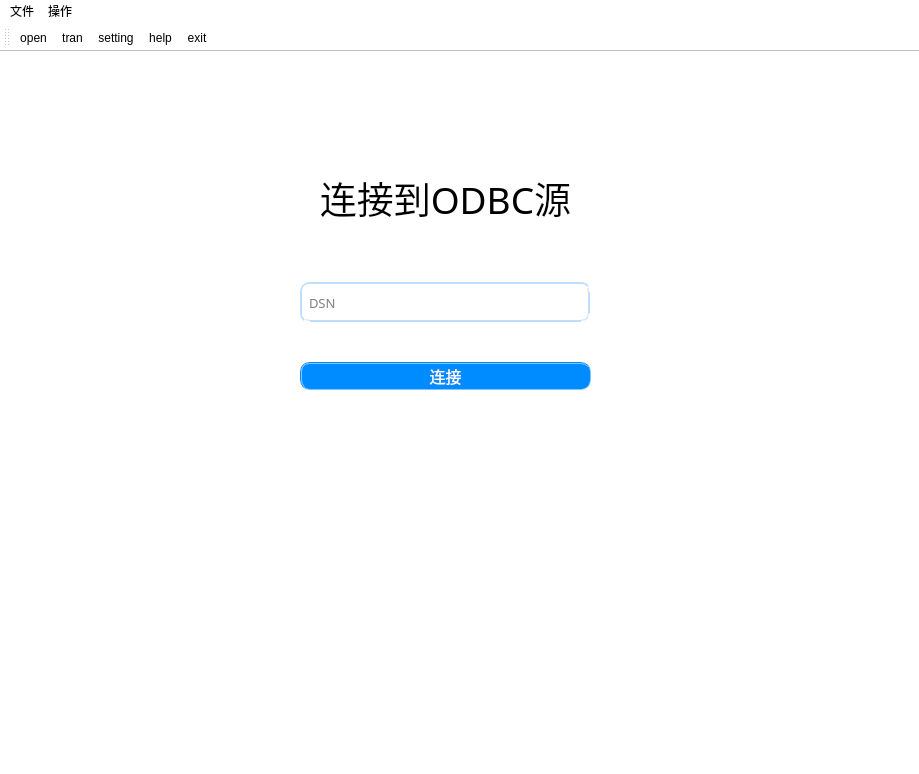
<?xml version="1.0" encoding="UTF-8"?>
<ui version="4.0">
 <class>SHPClass</class>
 <widget class="QMainWindow" name="SHPClass">
  <property name="geometry">
   <rect>
    <x>0</x>
    <y>0</y>
    <width>919</width>
    <height>774</height>
   </rect>
  </property>
  <property name="windowTitle">
   <string>SHP</string>
  </property>
  <property name="styleSheet">
   <string notr="true">background:#FFF;</string>
  </property>
  <widget class="QWidget" name="centralWidget">
   <widget class="QStackedWidget" name="stackedWidget">
    <property name="geometry">
     <rect>
      <x>0</x>
      <y>0</y>
      <width>911</width>
      <height>671</height>
     </rect>
    </property>
    <widget class="QWidget" name="page_2">
     <widget class="QLabel" name="label_2">
      <property name="geometry">
       <rect>
        <x>240</x>
        <y>100</y>
        <width>411</width>
        <height>91</height>
       </rect>
      </property>
      <property name="font">
       <font>
        <family>微软雅黑</family>
        <pointsize>28</pointsize>
       </font>
      </property>
      <property name="styleSheet">
       <string notr="true"/>
      </property>
      <property name="text">
       <string>连接到ODBC源</string>
      </property>
      <property name="alignment">
       <set>Qt::AlignCenter</set>
      </property>
     </widget>
     <widget class="QLineEdit" name="lineEdit_2">
      <property name="geometry">
       <rect>
        <x>300</x>
        <y>230</y>
        <width>291</width>
        <height>41</height>
       </rect>
      </property>
      <property name="font">
       <font>
        <family>微软雅黑</family>
        <pointsize>10</pointsize>
       </font>
      </property>
      <property name="toolTip">
       <string/>
      </property>
      <property name="styleSheet">
       <string notr="true">border:3px groove #bfdeff;border-radius:10px;padding:2px 4px;</string>
      </property>
      <property name="text">
       <string/>
      </property>
      <property name="placeholderText">
       <string>DSN</string>
      </property>
     </widget>
     <widget class="QPushButton" name="pushButton">
      <property name="geometry">
       <rect>
        <x>300</x>
        <y>310</y>
        <width>291</width>
        <height>28</height>
       </rect>
      </property>
      <property name="font">
       <font>
        <family>微软雅黑</family>
        <pointsize>12</pointsize>
       </font>
      </property>
      <property name="styleSheet">
       <string notr="true">border:2px groove #008bff;border-radius:10px;padding:2px 4px;color:#fff;background:#008bff;</string>
      </property>
      <property name="text">
       <string>连接</string>
      </property>
     </widget>
    </widget>
    <widget class="QWidget" name="page">
     <widget class="QLabel" name="labe_name">
      <property name="geometry">
       <rect>
        <x>360</x>
        <y>20</y>
        <width>351</width>
        <height>31</height>
       </rect>
      </property>
      <property name="font">
       <font>
        <family>微软雅黑</family>
        <pointsize>10</pointsize>
       </font>
      </property>
      <property name="text">
       <string>name</string>
      </property>
      <property name="alignment">
       <set>Qt::AlignCenter</set>
      </property>
     </widget>
     <widget class="QLabel" name="label_path">
      <property name="geometry">
       <rect>
        <x>360</x>
        <y>91</y>
        <width>351</width>
        <height>31</height>
       </rect>
      </property>
      <property name="font">
       <font>
        <family>微软雅黑</family>
        <pointsize>10</pointsize>
       </font>
      </property>
      <property name="text">
       <string>path</string>
      </property>
      <property name="alignment">
       <set>Qt::AlignCenter</set>
      </property>
     </widget>
     <widget class="QLabel" name="label_type">
      <property name="geometry">
       <rect>
        <x>360</x>
        <y>162</y>
        <width>351</width>
        <height>31</height>
       </rect>
      </property>
      <property name="font">
       <font>
        <family>微软雅黑</family>
        <pointsize>10</pointsize>
       </font>
      </property>
      <property name="styleSheet">
       <string notr="true">color:green;</string>
      </property>
      <property name="text">
       <string>type</string>
      </property>
      <property name="alignment">
       <set>Qt::AlignCenter</set>
      </property>
     </widget>
     <widget class="QLabel" name="label_num">
      <property name="geometry">
       <rect>
        <x>360</x>
        <y>231</y>
        <width>351</width>
        <height>31</height>
       </rect>
      </property>
      <property name="font">
       <font>
        <family>微软雅黑</family>
        <pointsize>10</pointsize>
       </font>
      </property>
      <property name="text">
       <string>num</string>
      </property>
      <property name="alignment">
       <set>Qt::AlignCenter</set>
      </property>
     </widget>
     <widget class="QLabel" name="label">
      <property name="geometry">
       <rect>
        <x>110</x>
        <y>450</y>
        <width>341</width>
        <height>31</height>
       </rect>
      </property>
      <property name="font">
       <font>
        <family>微软雅黑</family>
        <pointsize>14</pointsize>
       </font>
      </property>
      <property name="styleSheet">
       <string notr="true">color:gray;
</string>
      </property>
      <property name="text">
       <string>dbf字段类型：</string>
      </property>
     </widget>
     <widget class="QTableView" name="tableView">
      <property name="geometry">
       <rect>
        <x>110</x>
        <y>500</y>
        <width>731</width>
        <height>151</height>
       </rect>
      </property>
      <property name="styleSheet">
       <string notr="true"/>
      </property>
     </widget>
     <widget class="QLineEdit" name="lineEdit">
      <property name="geometry">
       <rect>
        <x>360</x>
        <y>302</y>
        <width>351</width>
        <height>41</height>
       </rect>
      </property>
      <property name="font">
       <font>
        <family>微软雅黑</family>
        <pointsize>10</pointsize>
       </font>
      </property>
      <property name="styleSheet">
       <string notr="true">border:3px groove #bfdeff;border-radius:10px;padding:2px 4px;</string>
      </property>
     </widget>
     <widget class="QLabel" name="label_3">
      <property name="geometry">
       <rect>
        <x>230</x>
        <y>20</y>
        <width>101</width>
        <height>31</height>
       </rect>
      </property>
      <property name="font">
       <font>
        <family>微软雅黑</family>
        <pointsize>12</pointsize>
       </font>
      </property>
      <property name="styleSheet">
       <string notr="true">color:gray;</string>
      </property>
      <property name="text">
       <string>文件名：</string>
      </property>
     </widget>
     <widget class="QLabel" name="label_4">
      <property name="geometry">
       <rect>
        <x>230</x>
        <y>91</y>
        <width>101</width>
        <height>31</height>
       </rect>
      </property>
      <property name="font">
       <font>
        <family>微软雅黑</family>
        <pointsize>12</pointsize>
       </font>
      </property>
      <property name="styleSheet">
       <string notr="true">color:gray;</string>
      </property>
      <property name="text">
       <string>文件路径：</string>
      </property>
     </widget>
     <widget class="QLabel" name="label_5">
      <property name="geometry">
       <rect>
        <x>230</x>
        <y>162</y>
        <width>101</width>
        <height>31</height>
       </rect>
      </property>
      <property name="font">
       <font>
        <family>微软雅黑</family>
        <pointsize>12</pointsize>
       </font>
      </property>
      <property name="styleSheet">
       <string notr="true">color:gray;</string>
      </property>
      <property name="text">
       <string>目标类型：</string>
      </property>
     </widget>
     <widget class="QLabel" name="label_6">
      <property name="geometry">
       <rect>
        <x>230</x>
        <y>231</y>
        <width>111</width>
        <height>31</height>
       </rect>
      </property>
      <property name="font">
       <font>
        <family>微软雅黑</family>
        <pointsize>12</pointsize>
       </font>
      </property>
      <property name="styleSheet">
       <string notr="true">color:gray;</string>
      </property>
      <property name="text">
       <string>纪录项数目：</string>
      </property>
     </widget>
     <widget class="QLabel" name="label_7">
      <property name="geometry">
       <rect>
        <x>230</x>
        <y>302</y>
        <width>101</width>
        <height>31</height>
       </rect>
      </property>
      <property name="font">
       <font>
        <family>微软雅黑</family>
        <pointsize>12</pointsize>
       </font>
      </property>
      <property name="styleSheet">
       <string notr="true">color:gray;</string>
      </property>
      <property name="text">
       <string>表名：</string>
      </property>
     </widget>
     <widget class="QLabel" name="label_8">
      <property name="geometry">
       <rect>
        <x>230</x>
        <y>373</y>
        <width>101</width>
        <height>31</height>
       </rect>
      </property>
      <property name="font">
       <font>
        <family>微软雅黑</family>
        <pointsize>12</pointsize>
       </font>
      </property>
      <property name="styleSheet">
       <string notr="true">color:gray;</string>
      </property>
      <property name="text">
       <string>进度：</string>
      </property>
     </widget>
     <widget class="QProgressBar" name="progressBar">
      <property name="geometry">
       <rect>
        <x>360</x>
        <y>373</y>
        <width>351</width>
        <height>31</height>
       </rect>
      </property>
      <property name="font">
       <font>
        <family>微软雅黑</family>
       </font>
      </property>
      <property name="styleSheet">
       <string notr="true">background:qlineargradient(spread:pad,x1:0,y1:0,x2:1,y2:0,stop:0 #bfdeff,stop:1 #008bff);</string>
      </property>
      <property name="value">
       <number>100</number>
      </property>
      <property name="alignment">
       <set>Qt::AlignCenter</set>
      </property>
     </widget>
    </widget>
    <widget class="QWidget" name="page_3"/>
   </widget>
  </widget>
  <widget class="QMenuBar" name="menuBar">
   <property name="geometry">
    <rect>
     <x>0</x>
     <y>0</y>
     <width>919</width>
     <height>26</height>
    </rect>
   </property>
   <property name="styleSheet">
    <string notr="true">background:#fff;</string>
   </property>
   <widget class="QMenu" name="menu">
    <property name="title">
     <string>文件</string>
    </property>
    <addaction name="actionOpen"/>
    <addaction name="actionExit"/>
   </widget>
   <widget class="QMenu" name="menu_2">
    <property name="title">
     <string>操作</string>
    </property>
    <addaction name="actionTran"/>
    <addaction name="actionSetting"/>
   </widget>
   <addaction name="menu"/>
   <addaction name="menu_2"/>
  </widget>
  <widget class="QToolBar" name="mainToolBar">
   <property name="styleSheet">
    <string notr="true"/>
   </property>
   <attribute name="toolBarArea">
    <enum>TopToolBarArea</enum>
   </attribute>
   <attribute name="toolBarBreak">
    <bool>false</bool>
   </attribute>
   <addaction name="actionOpen"/>
   <addaction name="actionTran"/>
   <addaction name="actionSetting"/>
   <addaction name="actionHelp"/>
   <addaction name="actionExit"/>
  </widget>
  <widget class="QStatusBar" name="statusBar"/>
  <action name="actionOpen">
   <property name="icon">
    <iconset resource="shp.qrc">
     <normaloff>:/SHP/f.png</normaloff>:/SHP/f.png</iconset>
   </property>
   <property name="text">
    <string>open</string>
   </property>
  </action>
  <action name="actionExit">
   <property name="icon">
    <iconset resource="shp.qrc">
     <normaloff>:/SHP/e.png</normaloff>:/SHP/e.png</iconset>
   </property>
   <property name="text">
    <string>exit</string>
   </property>
  </action>
  <action name="actionTran">
   <property name="icon">
    <iconset resource="shp.qrc">
     <normaloff>:/SHP/u.png</normaloff>:/SHP/u.png</iconset>
   </property>
   <property name="text">
    <string>tran</string>
   </property>
  </action>
  <action name="actionSetting">
   <property name="icon">
    <iconset resource="shp.qrc">
     <normaloff>:/SHP/s.png</normaloff>:/SHP/s.png</iconset>
   </property>
   <property name="text">
    <string>setting</string>
   </property>
  </action>
  <action name="actionHelp">
   <property name="icon">
    <iconset resource="shp.qrc">
     <normaloff>:/SHP/h.png</normaloff>:/SHP/h.png</iconset>
   </property>
   <property name="text">
    <string>help</string>
   </property>
  </action>
 </widget>
 <layoutdefault spacing="6" margin="11"/>
 <resources>
  <include location="shp.qrc"/>
 </resources>
 <connections/>
</ui>
